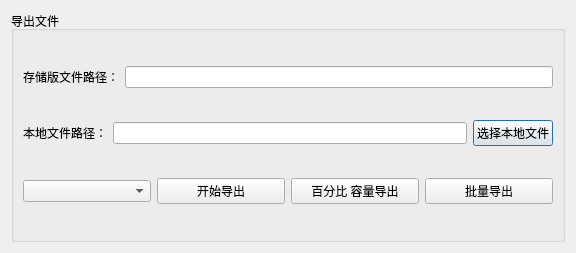
<?xml version="1.0" encoding="UTF-8"?>
<ui version="4.0">
 <class>dlg_export_data</class>
 <widget class="QDialog" name="dlg_export_data">
  <property name="geometry">
   <rect>
    <x>0</x>
    <y>0</y>
    <width>576</width>
    <height>253</height>
   </rect>
  </property>
  <property name="windowTitle">
   <string>Dialog</string>
  </property>
  <layout class="QVBoxLayout" name="verticalLayout_2">
   <item>
    <widget class="QGroupBox" name="groupBox_read">
     <property name="sizePolicy">
      <sizepolicy hsizetype="Preferred" vsizetype="Preferred">
       <horstretch>0</horstretch>
       <verstretch>0</verstretch>
      </sizepolicy>
     </property>
     <property name="title">
      <string>导出文件</string>
     </property>
     <layout class="QVBoxLayout" name="verticalLayout">
      <item>
       <layout class="QHBoxLayout" name="horizontalLayout">
        <item>
         <widget class="QLabel" name="m_lbName">
          <property name="text">
           <string>存储版文件路径：</string>
          </property>
         </widget>
        </item>
        <item>
         <widget class="QLineEdit" name="m_leName"/>
        </item>
       </layout>
      </item>
      <item>
       <layout class="QHBoxLayout" name="horizontalLayout_2">
        <item>
         <widget class="QLabel" name="m_lbLocalPath">
          <property name="text">
           <string>本地文件路径：</string>
          </property>
         </widget>
        </item>
        <item>
         <widget class="QLineEdit" name="m_leLocalPath"/>
        </item>
        <item>
         <widget class="QPushButton" name="m_btnExport">
          <property name="text">
           <string>选择本地文件</string>
          </property>
         </widget>
        </item>
       </layout>
      </item>
      <item>
       <layout class="QHBoxLayout" name="horizontalLayout_5">
        <item>
         <widget class="QComboBox" name="m_cboxExportType"/>
        </item>
        <item>
         <widget class="QPushButton" name="pbtn_read">
          <property name="text">
           <string>开始导出</string>
          </property>
         </widget>
        </item>
        <item>
         <widget class="QPushButton" name="percentButton">
          <property name="text">
           <string>百分比 容量导出</string>
          </property>
         </widget>
        </item>
        <item>
         <widget class="QPushButton" name="piliangButton">
          <property name="text">
           <string>批量导出</string>
          </property>
         </widget>
        </item>
       </layout>
      </item>
     </layout>
    </widget>
   </item>
  </layout>
 </widget>
 <resources/>
 <connections/>
</ui>
